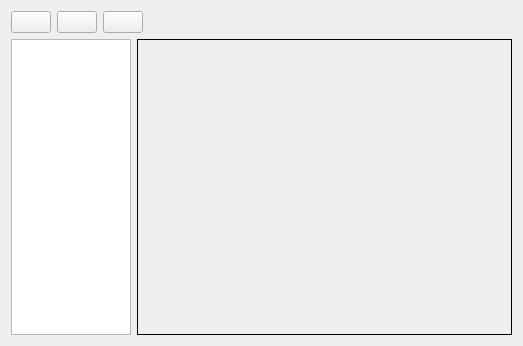
<?xml version="1.0" encoding="UTF-8"?>
<ui version="4.0">
 <class>ManageCloudsWindowDialog</class>
 <widget class="QWidget" name="ManageCloudsWindowDialog">
  <property name="geometry">
   <rect>
    <x>0</x>
    <y>0</y>
    <width>523</width>
    <height>346</height>
   </rect>
  </property>
  <property name="windowTitle">
   <string>Form</string>
  </property>
  <layout class="QVBoxLayout" name="verticalLayout_3">
   <item>
    <widget class="QWidget" name="widgetContainer" native="true">
     <layout class="QVBoxLayout" name="verticalLayout">
      <property name="leftMargin">
       <number>0</number>
      </property>
      <property name="topMargin">
       <number>0</number>
      </property>
      <property name="rightMargin">
       <number>0</number>
      </property>
      <property name="bottomMargin">
       <number>0</number>
      </property>
      <item>
       <layout class="QHBoxLayout" name="horizontalLayout_2">
        <item>
         <widget class="QPushButton" name="pushButtonConnectCloud">
          <property name="toolTip">
           <string>&lt;html&gt;&lt;head/&gt;&lt;body&gt;&lt;p&gt;Connect to a cloud service&lt;/p&gt;&lt;/body&gt;&lt;/html&gt;</string>
          </property>
          <property name="text">
           <string/>
          </property>
         </widget>
        </item>
        <item>
         <widget class="QPushButton" name="pushButtonRemoveConnection">
          <property name="toolTip">
           <string>&lt;html&gt;&lt;head/&gt;&lt;body&gt;&lt;p&gt;Remove a connection to a cloud service&lt;/p&gt;&lt;/body&gt;&lt;/html&gt;</string>
          </property>
          <property name="text">
           <string/>
          </property>
         </widget>
        </item>
        <item>
         <widget class="QPushButton" name="pushButtonConfigure">
          <property name="text">
           <string/>
          </property>
         </widget>
        </item>
        <item>
         <spacer name="horizontalSpacer">
          <property name="orientation">
           <enum>Qt::Horizontal</enum>
          </property>
          <property name="sizeHint" stdset="0">
           <size>
            <width>40</width>
            <height>20</height>
           </size>
          </property>
         </spacer>
        </item>
       </layout>
      </item>
      <item>
       <layout class="QHBoxLayout" name="horizontalLayout_3" stretch="0,1">
        <item>
         <widget class="QListWidget" name="listWidgetClouds">
          <property name="sizePolicy">
           <sizepolicy hsizetype="Minimum" vsizetype="Expanding">
            <horstretch>0</horstretch>
            <verstretch>0</verstretch>
           </sizepolicy>
          </property>
          <property name="minimumSize">
           <size>
            <width>80</width>
            <height>0</height>
           </size>
          </property>
          <property name="maximumSize">
           <size>
            <width>120</width>
            <height>16777215</height>
           </size>
          </property>
         </widget>
        </item>
        <item>
         <widget class="QStackedWidget" name="stackedWidgetCloudInformation">
          <property name="sizePolicy">
           <sizepolicy hsizetype="Expanding" vsizetype="Expanding">
            <horstretch>0</horstretch>
            <verstretch>0</verstretch>
           </sizepolicy>
          </property>
          <property name="frameShape">
           <enum>QFrame::Panel</enum>
          </property>
          <property name="currentIndex">
           <number>0</number>
          </property>
          <widget class="QWidget" name="pageAWS"/>
         </widget>
        </item>
       </layout>
      </item>
     </layout>
    </widget>
   </item>
  </layout>
 </widget>
 <resources/>
 <connections>
  <connection>
   <sender>listWidgetClouds</sender>
   <signal>currentRowChanged(int)</signal>
   <receiver>stackedWidgetCloudInformation</receiver>
   <slot>setCurrentIndex(int)</slot>
   <hints>
    <hint type="sourcelabel">
     <x>86</x>
     <y>118</y>
    </hint>
    <hint type="destinationlabel">
     <x>186</x>
     <y>105</y>
    </hint>
   </hints>
  </connection>
 </connections>
</ui>
